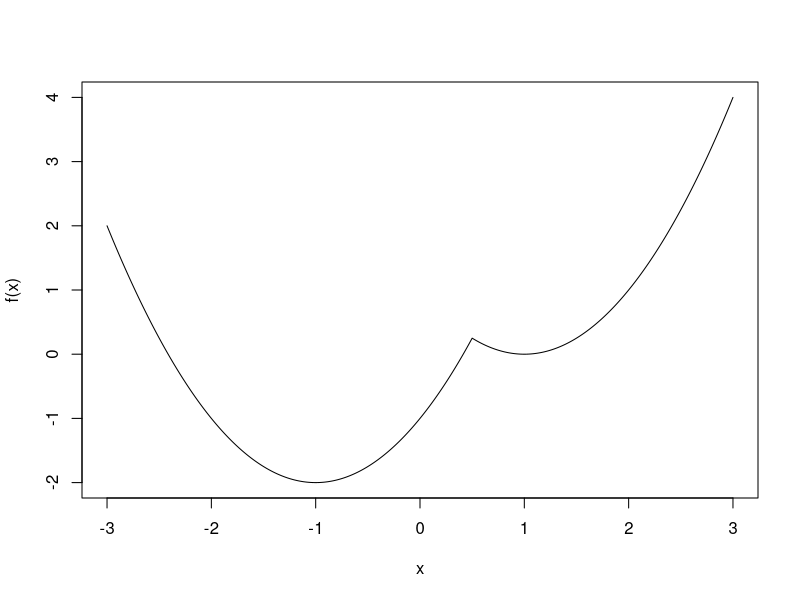
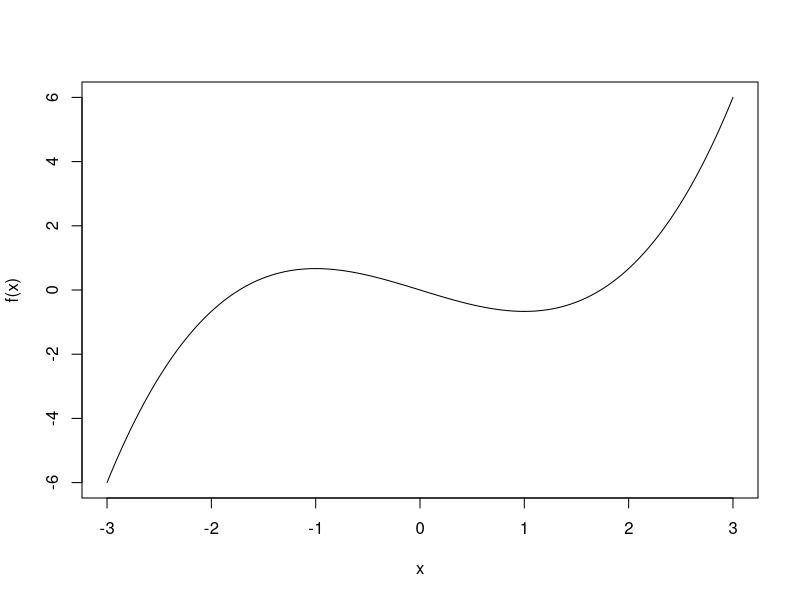
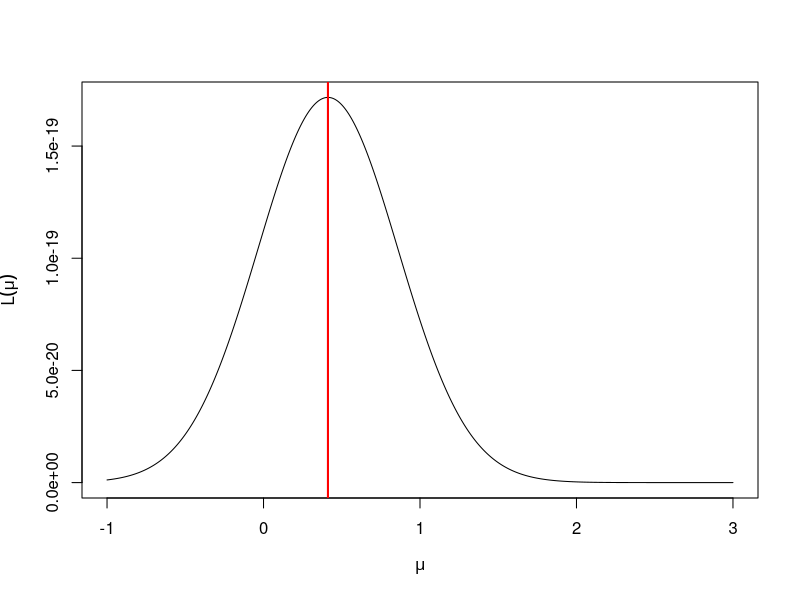
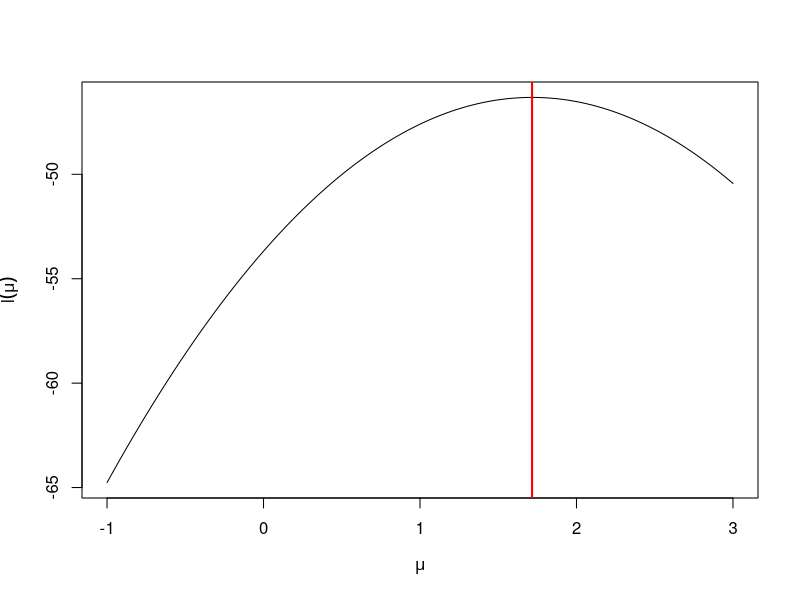
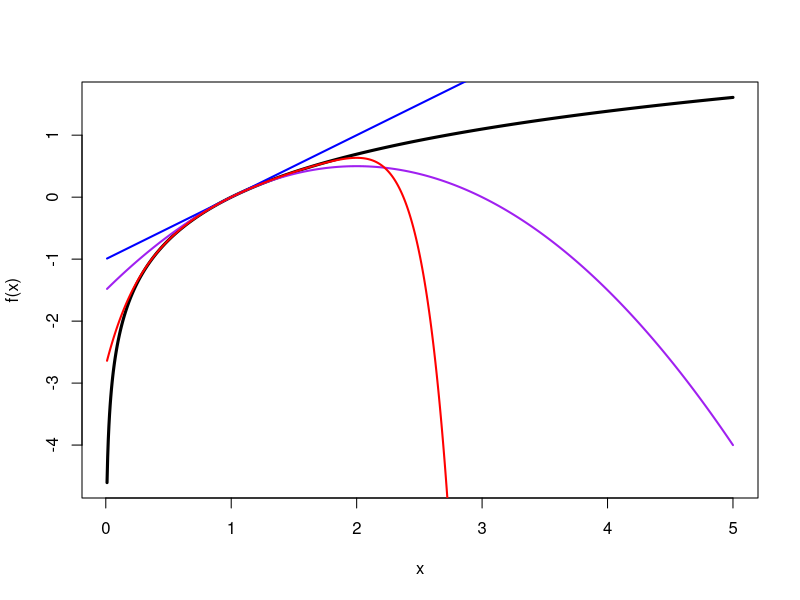
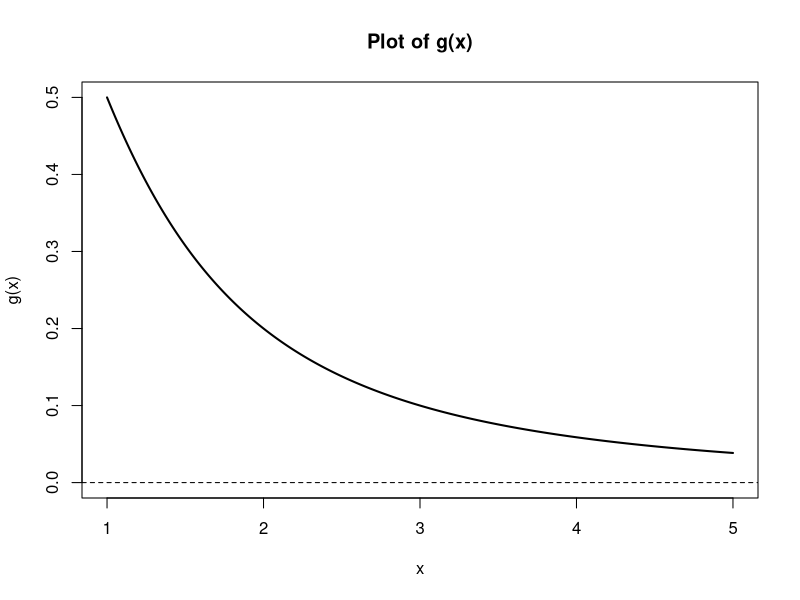
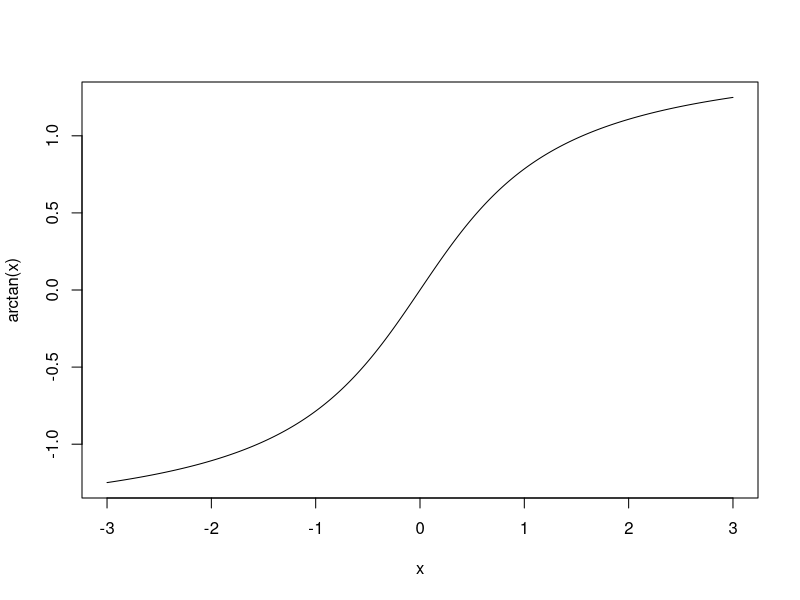

Recreate these plots in R, in order.
## ---- chunk 1
knitr::opts_chunk$set(echo = TRUE)
## ---- chunk 2
# Create a vector x of equally spaced points and plot f(x)
x <- seq(from=-3, to=3, by=.01)
plot(x=x, y=x^2 - 2*abs(x-.5), type="l", ylab="f(x)", xlab="x")
## ---- chunk 3
# Create a vector x of equally spaced points and plot f(x)
x <- seq(from=-3, to=3, by=.01)
plot(x=x, y=x^3/3 - x, type="l", ylab="f(x)", xlab="x")
## ---- chunk 4
# Choose true values of mu_true and sigma_true and the sample size n that will be used to simulate data 
mu_true <- 1; sigma_true <- 2; n <- 20

# Simulate the data 
y <- rnorm(n=n, mean=mu_true, sd=sigma_true)

# Calculate the sample mean mu_hat
mu_hat <- mean(y)

# Define a function which evaluates the likelihood 
likelihood <- function(mu, sigma, y){
  n <- length(y)
  prod <- 1
  for(i in 1:n){
    prod <- prod*dnorm(y[i], mean=mu, sd=sigma)
  }
  return(prod)
} 

# Let's begin plotting the likelihood as a function of mu:

# Create a grid/mesh of 1000 evenly spaced mu values at which we'll evaluate the likelihood 
mu_grid <- seq(from=-1, to=3, length.out=1000)

# Use the function we defined to evaluate the likelihood at these mu values. Notice that R allows us to evaluate the likelihood at all the mu values with one function call. 
likelihood_values <- likelihood(mu_grid, sigma=sigma_true, y=y)

# Create the plot. The expression function allows us to have mathematical expressions within a plot.
plot(x=mu_grid, y=likelihood_values, type="l", xlab=expression(mu), ylab=expression(L(mu)))

# Add a vertical line at the sample mean mu_hat
abline(v=mu_hat, col="red", lwd=2)
## ---- chunk 5
# Choose true values of mu_true and sigma_true and the sample size n that will be used to simulate data 
mu_true <- 1; sigma_true <- 2; n <- 20

# Simulate the data 
y <- rnorm(n=n, mean=mu_true, sd=sigma_true)

# Calculate the sample mean mu_hat
mu_hat <- mean(y)

# Define a function which evaluates the log likelihood 
log_likelihood <- function(mu, sigma, y){
  n <- length(y)
  sum <- 0
  for(i in 1:n){
    sum <- sum + dnorm(y[i], mean=mu, sd=sigma, log=TRUE)
  }
  return(sum)
} 

# Let's begin plotting the log likelihood as a function of mu:

# Create a grid/mesh of 1000 evenly spaced mu values at which we'll evaluate the likelihood 
mu_grid <- seq(from=-1, to=3, length.out=1000)

# Use the function we defined to evaluate the log likelihood at these mu values. Notice that R allows us to evaluate the log likelihood at all the mu values with one function call. 
log_likelihood_values <- log_likelihood(mu_grid, sigma=sigma_true, y=y)

# Create the plot. The expression function allows us to have mathematical expressions within a plot.
plot(x=mu_grid, y=log_likelihood_values, type="l", xlab=expression(mu), ylab=expression(l(mu)))

# Add a vertical line at the sample mean mu_hat
abline(v=mu_hat, col="red", lwd=2)
## ---- chunk 6
#########################################################################
### Bisection method to find the maximum of g(x) = log(x)/(x+1)
#########################################################################
# a = initial left endpoint
# b = initial right endpoint
# x = initial value
# itr = number of iterations to run
# g = objective function (the function we are trying to maximize / minimize)
# g.prime = first derivative of objective function (the function we are trying to find a root of)
#########################################################################

## Initial values
a <- 1; b <- 5; x <- (a+b)/2; itr <- 10

## Define functions that evaluate g(x) and g'(x)
g <- function(x){
  return(log(x)/(1+x))
}

g.prime <- function(x){
  numerator <- 1 + 1/x - log(x)
  denominator <- (1 + x)^2
  return(numerator/denominator)
}

## Run the Bisection method for the number of iterations specified by the variable itr
for (t in 1:itr){
    if (g.prime(a)*g.prime(x) < 0) {
      b <- x
    } else {
      a <- x
    }
    x <- a+(b-a)/2
}

# The output 
x       # The final value of x, our guess at the location of the maximum of g(x) / root of g'(x)
g(x)        # The objective function g(x) evaluated at x 
## ---- chunk 7
# Choose true values of mu_true and sigma_true and the sample size n that will be used to simulate data 
# from a normal distribution 
mu_true <- 1; sigma_true <- 2; n <- 200

# Simulate the data 
y <- rnorm(n=n, mean=mu_true, sd=sigma_true)

# Calculate the sample mean mu_hat. 
# We know that the MLE for the mean of a normal distribution is the sample mean.
mu_hat <- mean(y)

# Define a function which evaluates the log likelihood. 
# This code is from the previous example in which we plotted the log likelihood. 
log_likelihood <- function(mu, sigma, y){
  n <- length(y)
  sum <- 0
  for(i in 1:n){
    sum <- sum + dnorm(y[i], mean=mu, sd=sigma, log=TRUE)
  }
  return(sum)
} 

#########################################################################
### Bisection method to find the maximum of the normal log likelihood 
#########################################################################
# a = initial left endpoint
# b = initial right endpoint
# x = initial value
# itr = number of iterations to run
# g = objective function (the log likelihood function we'd like to maximize)
# g.prime = first derivative of objective function (the score function we'd like to find a root of)
#########################################################################

## Initial values
a <- -10; b <- 10; x <- (a+b)/2; itr <- 50

## Define functions that evaluate g(x) (the log likelihood) and g'(x) (the score function)

g <- log_likelihood

# g.prime will be the score function, i.e. the derivative of the log likelihood. 
# We worked out an expression for the score function in the previous example 
# about working with the log likelihood function based on the normal distribution. 
g.prime <- function(mu, sigma, y){
  return(sum(y-mu)/sigma^2)
}

## Run the Bisection method for the number of iterations specified by the variable itr
for (t in 1:itr){
    if (g.prime(a, sigma_true, y)*g.prime(x, sigma_true, y) < 0) {
      b <- x
    } else {
      a <- x
    }
    x <- a+(b-a)/2
}

# The output 
x   - mu_hat    # The final value of x, our guess at the location of the MLE, minus the sample mean (the actual MLE)
x
g(x, sigma_true, y)     # The log likelihood evaluated at x 
g.prime(x, sigma_true, y)   # The value of the score function evaluated at x 
## ---- chunk 8
# Define a function to calculate the kth derivative of f(x) = log x
fderiv <- function(x,k){
  return((-1)^(k+1)*factorial(k-1)*x^(-k))
}
# The equation above comes from the pattern if we were to do the Taylor Series by hand

# Now we can write a function that evaluates the kth order Taylor approximation 

ftaylor <- function(x, x0, k){
  
  # Since the Taylor approximation is a sum, we will use a for loop 
  sum <- log(x0) # Initialize the sum at the value of the constant term (first value in Taylor approx)
  for(i in 1:k){
    sum <- sum + fderiv(x=x0, k=i)/factorial(i)*(x-x0)^i
  }
# Adding one term to the Taylor Approximation for each loop 
  return(sum)
}

# Now we plot f(x) = log x along with Taylor approximations

xgrid <- seq(.01, 5, length.out=1000)
# can't plot it at 0 because log(x) is undefined 
plot(x=xgrid, y=log(xgrid), type="l", ylab="f(x)", xlab="x", lwd=3) 
#plotting actual function 
points(x=xgrid, y=ftaylor(x=xgrid, x0=1, k=1), type="l", lwd=2, col="blue") 
#use points function to graph multiple lines on the same plot; first order Taylor approx. 
points(x=xgrid, y=ftaylor(x=xgrid, x0=1, k=2), type="l", lwd=2, col="purple")
#second order Taylor approx
points(x=xgrid, y=ftaylor(x=xgrid, x0=1, k=8), type="l", lwd=2, col="red") #eight order Taylor approx

## ---- chunk 9
# Define the function g(x)
g <- function(x) {
  1 / (1 + x^2)
}

# Create a sequence of x values from 1 to 5
x_vals <- seq(1, 5, by = 0.01)

# Plot g(x)
plot(x_vals, g(x_vals), type = "l", lwd = 2, 
     xlab = "x", ylab = "g(x)", 
     ylim = c(0, 0.5), 
     main = "Plot of g(x)")

# Add a horizontal line at y = 0 for reference
abline(h = 0, lty = 2)
## ---- chunk 10
#########################################################################
### Newton's method to find the maximum of g(x) = log(x)/(x+1)
#########################################################################

#########################################################################
# x = initial value
# itr = number of iterations to run
# g = objective function (the function we are trying to maximize / minimize)
# g.prime = first derivative of objective function
# g.2prime = second derivative of objective function
#########################################################################

## Initial value and number of iterations
x <- 3
itr <- 40

## Define functions to evaluate g and its first two derivatives 
g <- function(x){
  return(log(x)/(1+x))
}

g.prime <- function(x){
  numerator <- 1+(1/x)-log(x)
  denominator <- (1+x)^2
  return(numerator/denominator)
}

g.2prime <- function(x){
  return((-1/((x^2)+(x^3)))-2*(1+(1/x)-log(x))/((1+x)^3))
}

## Apply the updating equation for the specified number of iterations
for(i in 1:itr){
  x <- x - g.prime(x)/g.2prime(x)
}

## Output
x       # Final value of x
g(x)    # Objective function evaluated at x 
g.prime(x) # Derivative of the objective function evaluated at x
## ---- chunk 11
# Plot arctan(x). 

xgrid <- seq(-3,3, length.out=1000)
plot(x=xgrid, y=atan(xgrid), type="l", xlab="x", ylab="arctan(x)")
## ---- chunk 12
#########################################################################
### Newton's method to find the maximum of arctan(x)
#########################################################################

#########################################################################
# x = initial value
# itr = number of iterations to run
# g.prime = arctan(x), the function we want to find the root of 
# g.2prime = derivative of arctan(x)
#########################################################################

## Number of iterations and initial value
itr <- 5
x <- 3
xseq <- x # Here we create a variable xseq that will store all the values of x to help us see how Newton's method goes wrong

## Define functions to evaluate two derivatives
g.prime <- atan

g.2prime <- function(x){
  return(1/(x^2 + 1))
}

## Apply the updating equation for the specified number of iterations
for(i in 1:itr){
  x <- x - g.prime(x)/g.2prime(x)
  xseq <- c(xseq, x)
}

## Output
xseq        # The sequence of x values in Newton's method
## ---- chunk 13
## Number of iterations and initial value
itr <- 15
x <- 0.5
xseq <- x # Here we create a variable xseq that will store all the values of x to help us see how Newton's method goes wrong

## Define functions to evaluate two derivatives
g.prime <- atan

g.2prime <- function(x){
  return(1/(x^2 + 1))
}

## Apply the updating equation for the specified number of iterations
for(i in 1:itr){
  x <- x - g.prime(x)/g.2prime(x)
  xseq <- c(xseq, x)
}

## Output
xseq        # The sequence of x values in Newton's method
